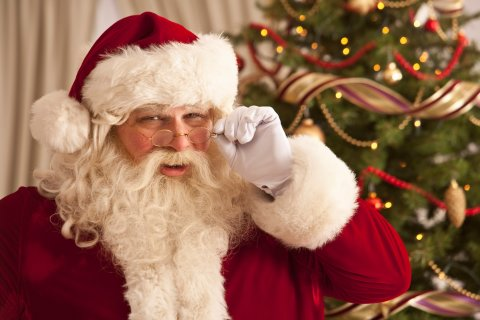
#> input picture dataset/face/00000001.jpg, 480 x 320 px, given in place of HUN.mp4, which was not available
$ python hand_tracking.py
#> lines starting #> are read from the running program, lines starting #| are printed output that depends on the picture; pictures that were not available may be replaced by others from this repository, and a replacement may not be noted
import sys  # system functions (ie. exiting the program)
import os  # operating system functions (ie. path building on Windows vs. MacOs)
import time  # for time operations
import uuid  # for generating unique file names
import math  # math functions

import numpy as np # matrix operations (ie. difference between two matricies)
import cv2 # (OpenCV) computer vision functions (ie. tracking)


def setup_tracker(ttype):
    tracker_types = ['BOOSTING', 'MIL', 'KCF', 'TLD', 'MEDIANFLOW', 'GOTURN']
    tracker_type = tracker_types[ttype]

    if tracker_type == 'BOOSTING':
        tracker = cv2.TrackerBoosting_create()
    if tracker_type == 'MIL':
        tracker = cv2.TrackerMIL_create()
    if tracker_type == 'KCF':
        tracker = cv2.TrackerKCF_create()
    if tracker_type == 'TLD':
        tracker = cv2.TrackerTLD_create()
    if tracker_type == 'MEDIANFLOW':
        tracker = cv2.TrackerMedianFlow_create()
    if tracker_type == 'GOTURN':
        tracker = cv2.TrackerGOTURN_create()

    return tracker


# Helper function for applying a mask to an array
def mask_array(array, imask):
    if array.shape[:2] != imask.shape:
        raise Exception("Shapes of input and imask are incompatible")
    output = np.zeros_like(array, dtype=np.uint8)
    for i, row in enumerate(imask):
        output[i, row] = array[i, row]
    return output


# Begin capturing video
video = cv2.VideoCapture('C:/Users/BIT-USER/Desktop/python_workplace/HUN.mp4')
if not video.isOpened():
    print("Could not open video")
    sys.exit()

# Read first frame
ok, frame = video.read()
#> frame is the input picture: shape (320, 480, 3); mean B, G, R 84.5, 104.9, 150.3
if not ok:
    print("Cannot read video")
    sys.exit()
# Use the first frame as an initial background frame
bg = frame.copy()

# Kernel for erosion and dilation of masks
kernel = np.ones((3, 3), np.uint8)

# Tracking
# Bounding box -> (TopRightX, TopRightY, Width, Height)
bbox_initial = (60, 60, 170, 170)
bbox = bbox_initial
# Tracking status, -1 for not tracking, 0 for unsuccessful tracking, 1 for successful tracking
tracking = -1

# Text display positions
positions = {
    'fps': (15, 20)
}

# Capture, process, display loop
while True:
    # Read a new frame
    ok, frame = video.read()
    display = frame.copy()
    if not ok:
        break

    # Start timer
    timer = cv2.getTickCount()

    # Processing
    # First find the absolute difference between the two images
    diff = cv2.absdiff(bg, frame)
#> diff: shape (320, 480, 3); every value is 0
    mask = cv2.cvtColor(diff, cv2.COLOR_BGR2GRAY)
#> mask: shape (320, 480); every value is 0
    # Threshold the mask
    th, thresh = cv2.threshold(mask, 10, 255, cv2.THRESH_BINARY)
    # Opening, closing and dilation
    opening = cv2.morphologyEx(thresh, cv2.MORPH_OPEN, kernel)
    closing = cv2.morphologyEx(opening, cv2.MORPH_CLOSE, kernel)
    img_dilation = cv2.dilate(closing, kernel, iterations=2)
    # Get mask indexes
    imask = img_dilation > 0
    # Get foreground from mask
    foreground = mask_array(frame, imask)
    foreground_display = foreground.copy()

    # If tracking is active, update the tracker
    if tracking != -1:
        tracking, bbox = tracker.update(foreground)
        tracking = int(tracking)

    # Use numpy array indexing to crop the hand
    hand_crop = frame[int(bbox[1]):int(bbox[1] + bbox[3]), int(bbox[0]):int(bbox[0] + bbox[2])]
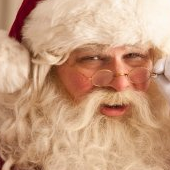
#> hand_crop: shape (170, 170, 3); mean B, G, R 126.2, 156.3, 199.5

    # Draw bounding box
    p1 = (int(bbox[0]), int(bbox[1]))
    p2 = (int(bbox[0] + bbox[2]), int(bbox[1] + bbox[3]))
    cv2.rectangle(foreground_display, p1, p2, (255, 0, 0), 2, 1)
    cv2.rectangle(display, p1, p2, (255, 0, 0), 2, 1)

    # Calculate Frames per second (FPS)
    fps = cv2.getTickFrequency() / (cv2.getTickCount() - timer)
    # Display FPS on frame
    cv2.putText(foreground_display, "FPS : " + str(int(fps)), positions['fps'], cv2.FONT_HERSHEY_SIMPLEX, 0.65,
                (50, 170, 50), 2)
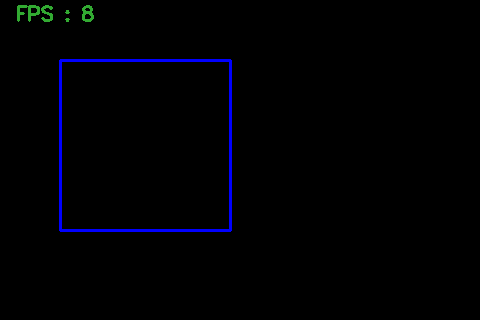
#> foreground_display: shape (320, 480, 3); mean B, G, R 3.5, 0.5, 0.2
    cv2.putText(display, "FPS : " + str(int(fps)), positions['fps'], cv2.FONT_HERSHEY_SIMPLEX, 0.65, (50, 170, 50), 2)
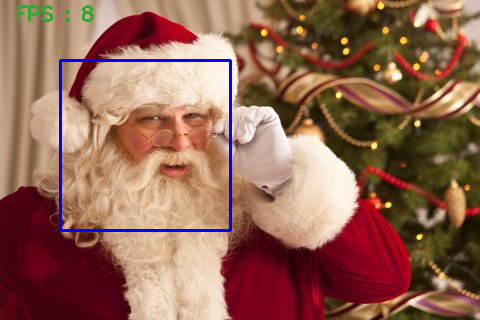
#> display: shape (320, 480, 3); mean B, G, R 85.8, 102.8, 147.3

    # Display result
    cv2.imshow("display", display)
    # Display diff
    cv2.imshow("diff", diff)
    # Display thresh
    cv2.imshow("thresh", thresh)
    # Display mask
    cv2.imshow("img_dilation", img_dilation)
    try:
        # Display hand_crop
        cv2.imshow("hand_crop", hand_crop)
    except:
        pass
    # Display foreground_display
    cv2.imshow("foreground_display", foreground_display)

    k = cv2.waitKey(1) & 0xff
#> (key Esc is pressed here)

    if k == 27:
        break  # ESC pressed
    elif k == 114 or k == 112:
        # r pressed
        bg = frame.copy()
        bbox = bbox_initial
        tracking = -1
    elif k == 116:
        # t pressed
        # Initialize tracker with first frame and bounding box
        tracker = setup_tracker(2)
        tracking = tracker.init(frame, bbox)
    elif k != 255:
        print(k)

cv2.destroyAllWindows()
video.release()

$ run again, on dataset/face/00000004.jpg
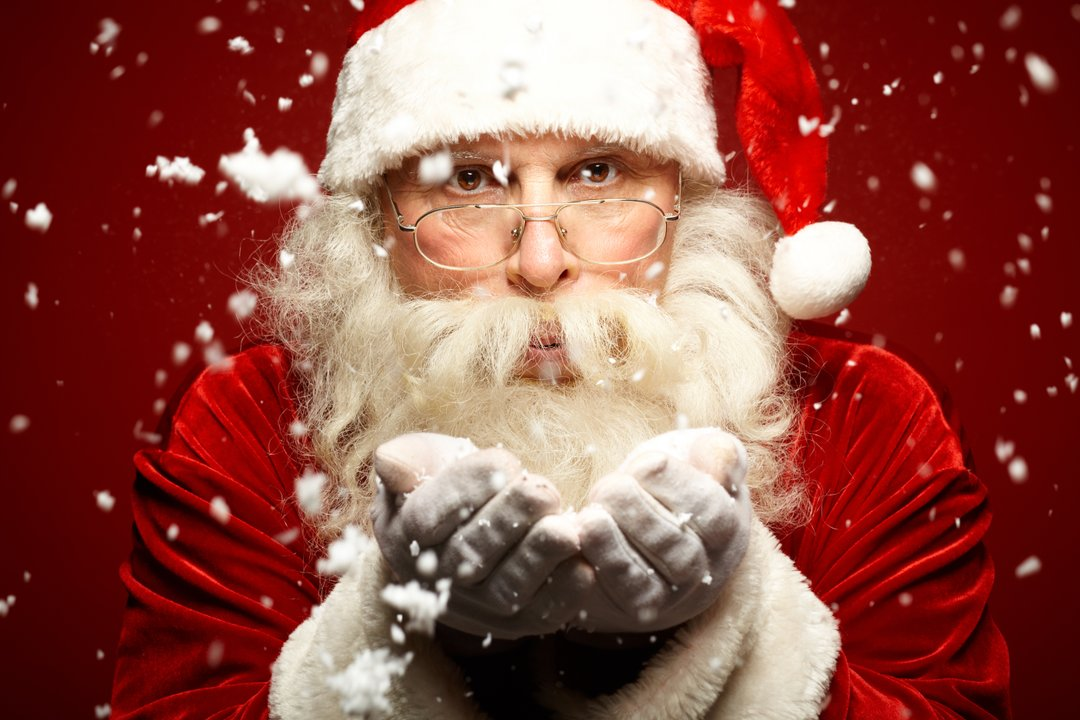
#> input picture dataset/face/00000004.jpg, 1080 x 720 px, given in place of HUN.mp4, which was not available
#> frame is the input picture: shape (720, 1080, 3); mean B, G, R 70.9, 79.8, 145.5
#> diff: shape (720, 1080, 3); every value is 0
#> mask: shape (720, 1080); every value is 0
#> `cv2.putText(foreground_display, "FPS : " + str(int(fps)), positions['f..`:
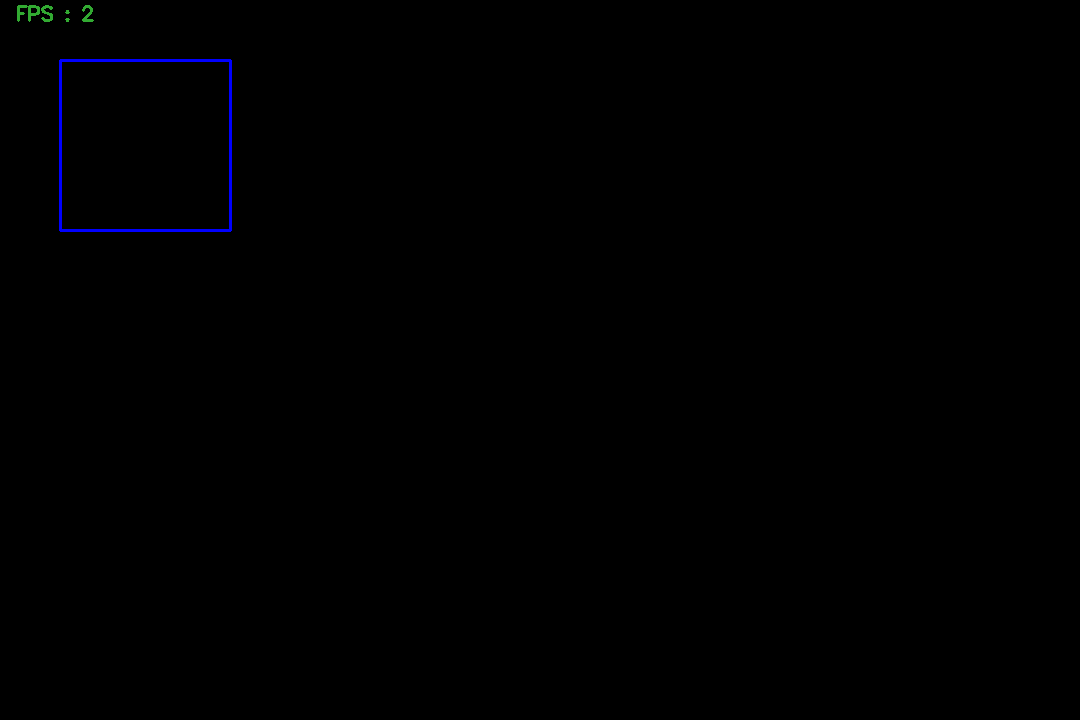
#> foreground_display: shape (720, 1080, 3); mean B, G, R 0.7, 0.1, 0
#> `cv2.putText(display, "FPS : " + str(int(fps)), positions['fps'], cv2.F..`:
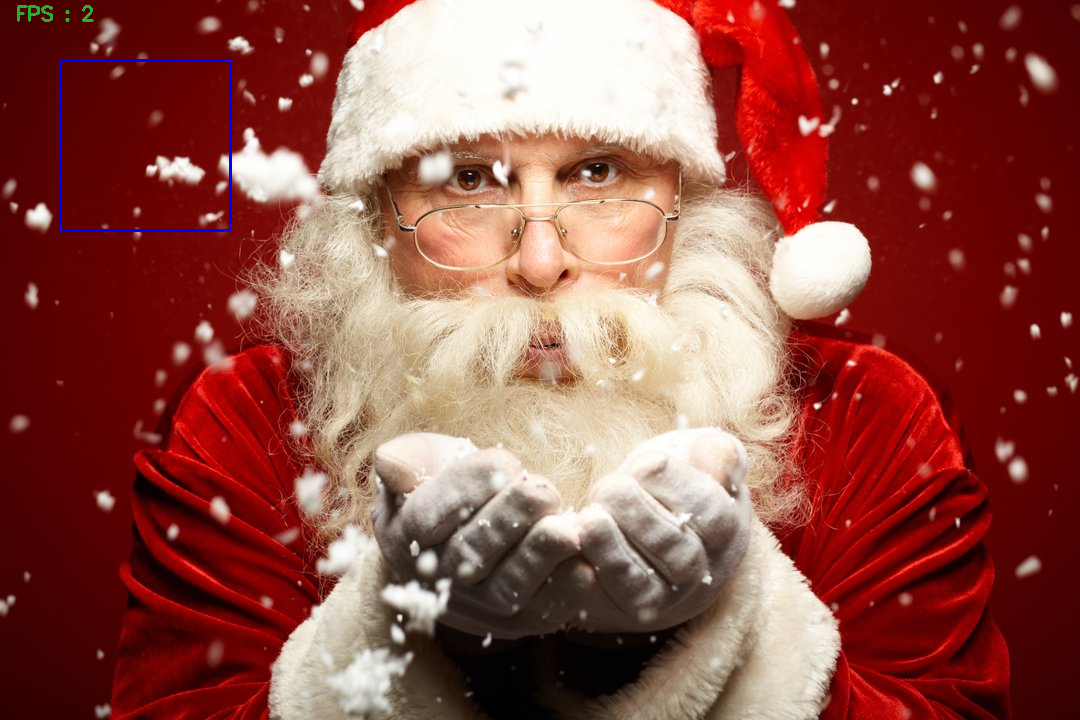
#> display: shape (720, 1080, 3); mean B, G, R 71.6, 79.9, 145.2

$ run again, on dataset/face/00000005.jpg
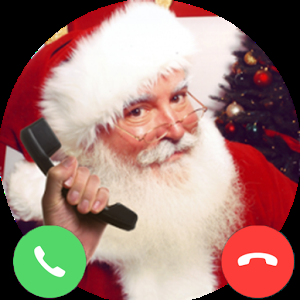
#> input picture dataset/face/00000005.jpg, 300 x 300 px, given in place of HUN.mp4, which was not available
#> frame is the input picture: shape (300, 300, 3); mean B, G, R 116.4, 124.4, 159.4
#> diff: shape (300, 300, 3); every value is 0
#> mask: shape (300, 300); every value is 0
#> `cv2.putText(foreground_display, "FPS : " + str(int(fps)), positions['f..`:
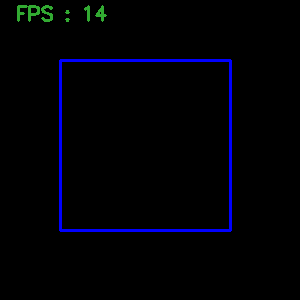
#> foreground_display: shape (300, 300, 3); mean B, G, R 6, 0.9, 0.3
#> `cv2.putText(display, "FPS : " + str(int(fps)), positions['fps'], cv2.F..`:
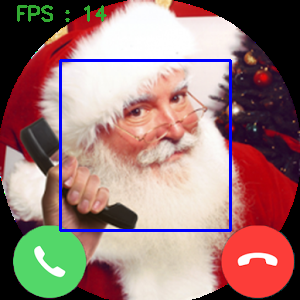
#> display: shape (300, 300, 3); mean B, G, R 118.7, 121.3, 155
